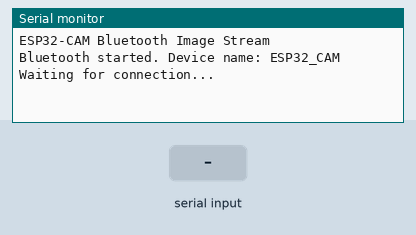
This sketch was run on a simulated ESP32. Parts: the last lines printed to the serial monitor. The test bench sets the inputs (shaded band). Nothing arrives over Bluetooth unless stated; the camera gives no picture.

Above: at 1.5 s.
1.6 s: "START\n" received over the second serial link
At 2.3 s:
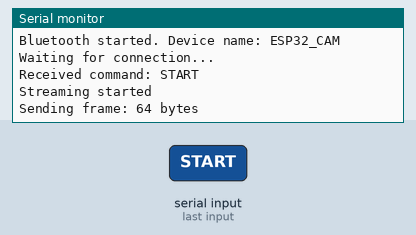
3.1 s: "STOP\n" received over the second serial link
At 3.6 s:
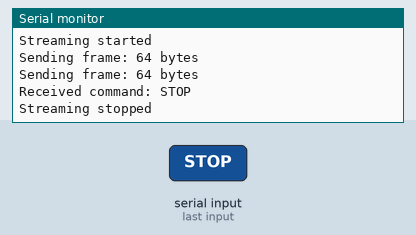
4.6 s: "SNAPSHOT\n" received over the second serial link
At 5.8 s:
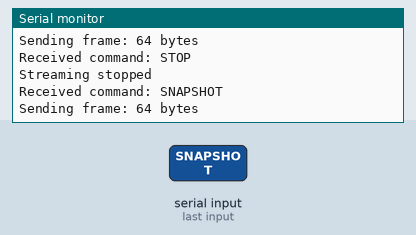
6.1 s: "1\n" received over the second serial link
At 7.1 s:
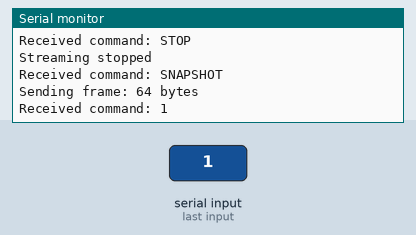

Measured:
- after the input at 1.6 s, the serial monitor: prints a new line at once (image 1)
- after the input at 3.1 s, the serial monitor: prints a new line at once (image 2)
- after the input at 4.6 s, the serial monitor: prints a new line at once (image 3)
- after the input at 6.1 s, the serial monitor: prints a new line at once (image 4)

The sketch:

esp32_cam_bluetooth.ino
```cpp
#include "esp_camera.h"
#include "BluetoothSerial.h"

// Camera model: AI Thinker
#define PWDN_GPIO_NUM     32
#define RESET_GPIO_NUM    -1
#define XCLK_GPIO_NUM      0
#define SIOD_GPIO_NUM     26
#define SIOC_GPIO_NUM     27

#define Y9_GPIO_NUM       35
#define Y8_GPIO_NUM       34
#define Y7_GPIO_NUM       39
#define Y6_GPIO_NUM       36
#define Y5_GPIO_NUM       21
#define Y4_GPIO_NUM       19
#define Y3_GPIO_NUM       18
#define Y2_GPIO_NUM        5
#define VSYNC_GPIO_NUM    25
#define HREF_GPIO_NUM     23
#define PCLK_GPIO_NUM     22

BluetoothSerial SerialBT;
bool streaming = false;
unsigned long lastFrameTime = 0;
const unsigned long FRAME_INTERVAL = 1000; // 1 second = 1 FPS

void setup() {
  Serial.begin(115200);
  Serial.println("ESP32-CAM Bluetooth Image Stream");

  // Initialize camera
  camera_config_t config;
  config.ledc_channel = LEDC_CHANNEL_0;
  config.ledc_timer = LEDC_TIMER_0;
  config.pin_d0 = Y2_GPIO_NUM;
  config.pin_d1 = Y3_GPIO_NUM;
  config.pin_d2 = Y4_GPIO_NUM;
  config.pin_d3 = Y5_GPIO_NUM;
  config.pin_d4 = Y6_GPIO_NUM;
  config.pin_d5 = Y7_GPIO_NUM;
  config.pin_d6 = Y8_GPIO_NUM;
  config.pin_d7 = Y9_GPIO_NUM;
  config.pin_xclk = XCLK_GPIO_NUM;
  config.pin_pclk = PCLK_GPIO_NUM;
  config.pin_vsync = VSYNC_GPIO_NUM;
  config.pin_href = HREF_GPIO_NUM;
  config.pin_sscb_sda = SIOD_GPIO_NUM;
  config.pin_sscb_scl = SIOC_GPIO_NUM;
  config.pin_pwdn = PWDN_GPIO_NUM;
  config.pin_reset = RESET_GPIO_NUM;
  config.xclk_freq_hz = 20000000;
  config.pixel_format = PIXFORMAT_JPEG;

  // Init with high specs to pre-allocate larger buffers
  if(psramFound()){
    config.frame_size = FRAMESIZE_VGA;  // 640x480
    config.jpeg_quality = 10;
    config.fb_count = 2;
  } else {
    config.frame_size = FRAMESIZE_QVGA; // 320x240
    config.jpeg_quality = 12;
    config.fb_count = 1;
  }

  // Camera init
  esp_err_t err = esp_camera_init(&config);
  if (err != ESP_OK) {
    Serial.printf("Camera init failed with error 0x%x\n", err);
    return;
  }

  // Initialize Bluetooth
  SerialBT.begin("ESP32_CAM"); // Bluetooth device name
  Serial.println("Bluetooth started. Device name: ESP32_CAM");
  Serial.println("Waiting for connection...");
}

void loop() {
  // Check for incoming commands
  if (SerialBT.available()) {
    String command = SerialBT.readStringUntil('\n');
    command.trim();

    Serial.println("Received command: " + command);

    if (command == "START") {
      streaming = true;
      Serial.println("Streaming started");
    }
    else if (command == "STOP") {
      streaming = false;
      Serial.println("Streaming stopped");
    }
    else if (command == "SNAPSHOT") {
      sendFrame();
    }
  }

  // Stream frames if enabled
  if (streaming) {
    unsigned long currentTime = millis();
    if (currentTime - lastFrameTime >= FRAME_INTERVAL) {
      sendFrame();
      lastFrameTime = currentTime;
    }
  }
}

void sendFrame() {
  // Capture a frame
  camera_fb_t * fb = esp_camera_fb_get();
  if (!fb) {
    Serial.println("Camera capture failed");
    return;
  }

  // Send the frame via Bluetooth
  Serial.printf("Sending frame: %d bytes\n", fb->len);
  SerialBT.write(fb->buf, fb->len);

  // Return the frame buffer back to the driver for reuse
  esp_camera_fb_return(fb);
}
```
